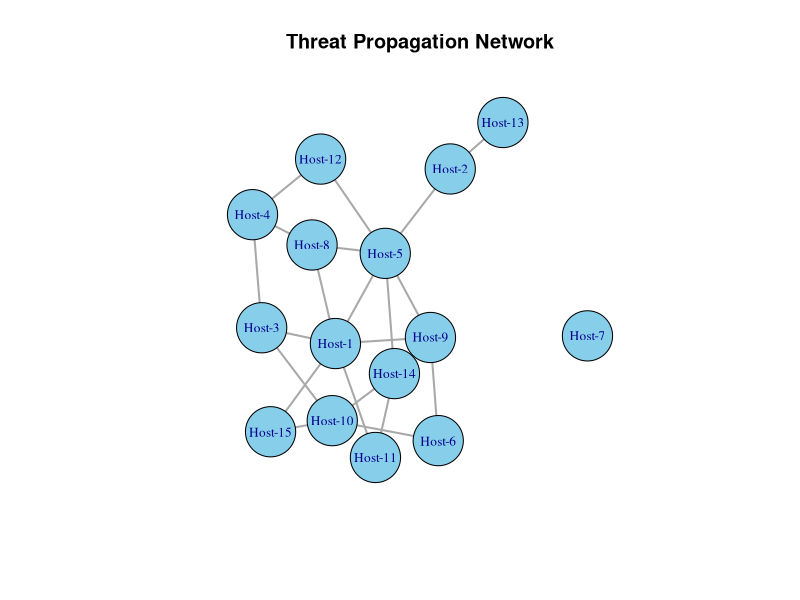

Here is the R script that generated this plot:
library(igraph)

set.seed(123)

# Create random organizational network
g <- sample_gnm(n = 15, m = 22, directed = FALSE)

# Name the hosts
V(g)$name <- paste0("Host-", 1:15)

# Plot and save graph
png("threat_propagation.png", width = 800, height = 600)

plot(g,
     vertex.color = "skyblue",
     vertex.size = 30,
     vertex.label.cex = 0.8,
     edge.width = 2,
     main = "Threat Propagation Network")

dev.off()

# Attack Surface Analysis
deg <- degree(g)
host <- which.max(deg)

cat("Attack Surface Analysis\n")
cat("Total Hosts:", vcount(g), "\n")
cat("Total Connections:", ecount(g), "\n")
cat("Most Exposed Host:", V(g)$name[host],
    "(Degree Centrality:",
    round(max(deg)/(vcount(g)-1),2),")\n\n")

# Simulated propagation
infected <- c(host)
visited <- infected

for(i in 1:5){
  
  new <- c()
  
  for(v in infected){
    
    nbr <- neighbors(g,v)
    
    for(n in nbr){
      
      if(!(n %in% visited) && runif(1) < 0.6){
        
        new <- c(new,n)
        visited <- c(visited,n)
        
      }
      
    }
    
  }
  
  infected <- unique(new)
  
  cat("Round",i,": Infected Hosts =",length(unique(visited)),"\n")
}

cat("----------------------------------\n")
cat("Propagation graph saved as threat_propagation.png\n")
